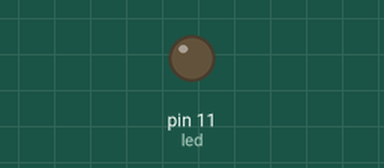
Bench run of a program on a simulated Raspberry Pi (header pin numbers). On the bench: output pins drawn as LEDs (lit = HIGH).

Above: at 0.05 s.
At 1.0 s:
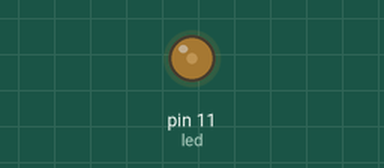
At 1.5 s:
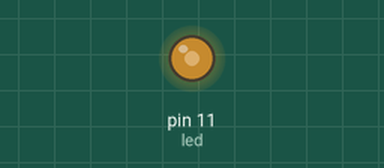
At 2.0 s:
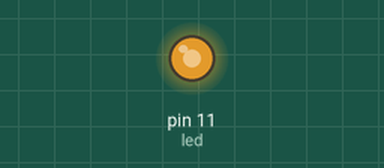
Timing chart, 0 to 4.6 s (numbered marks = the images above):
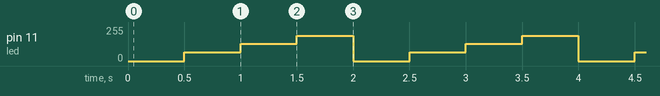

Measured:
- by itself, pin 11 (led): repeats every 2.0 s: 128/255 0.50 s, 191/255 0.50 s, 0/255 0.50 s, 64/255 0.50 s

The program:

ledRegulado.py
```python
#!/usr/bin/python

import RPi.GPIO as GPIO
import time

GPIO.setmode(GPIO.BOARD)
GPIO.setup(11, GPIO.OUT)

led = GPIO.PWM(11, 100)

try:
   while True:
      led.start(0)
      for i in range(0, 100, 25):
         led.ChangeDutyCycle(i)
         time.sleep(0.5)

except KeyboardInterrupt:
   print ""
   print "-----------------------------------------------------------------------"
   print "Corte por teclado"
   print "-----------------------------------------------------------------------"

finally:
   print "-----------------------------------------------------------------------"
   print "Cerramos los puertos GPIO"
   print "-----------------------------------------------------------------------"
   GPIO.cleanup() # this ensures a clean exit
```
